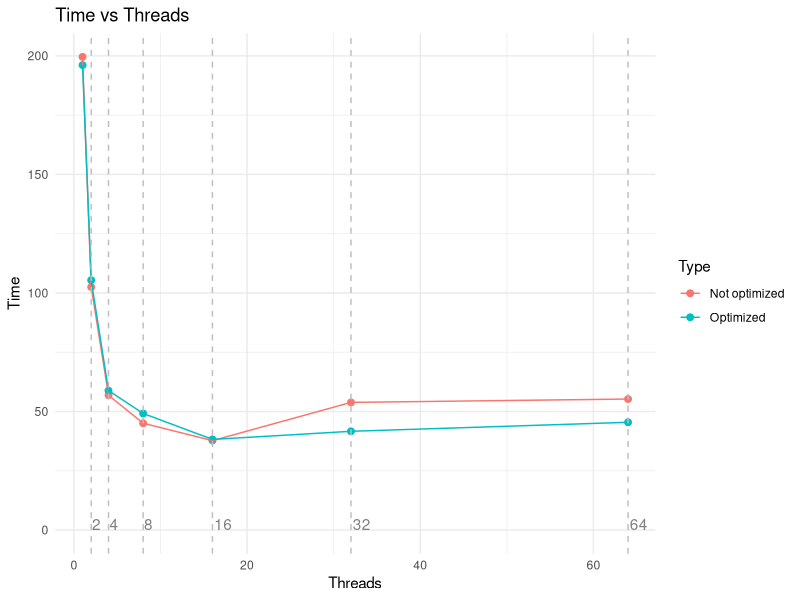
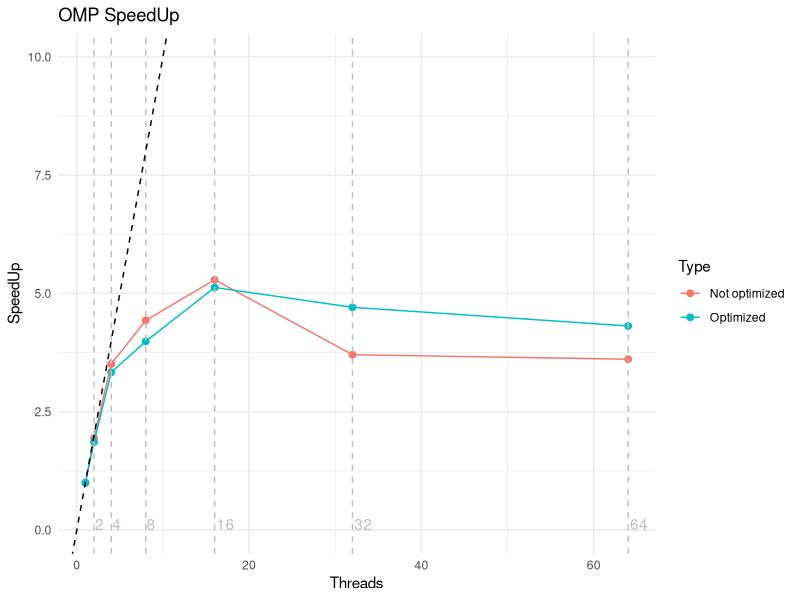

Recreate these plots in R, in order.
library(tidyverse)
library(ggplot2)
omp_timings<- read.csv("omp_scaling.csv")
omp_timings<- omp_timings%>%
  group_by(Threads) %>%
  summarise(Time = min(Time, na.rm = TRUE))
omp_timings$SpeedUp<- omp_timings$Time[1] / omp_timings$Time
omp_timings$Type= "Not optimized"

omp_timings_L1<- read.csv("omp_scaling_L1.csv")
omp_timings_L1<- omp_timings_L1%>%
  group_by(Threads) %>%
  summarise(Time = min(Time, na.rm = TRUE))
omp_timings_L1$SpeedUp<- omp_timings_L1$Time[1] / omp_timings_L1$Time
omp_timings_L1$Type= "Optimized"


df= rbind(omp_timings,omp_timings_L1)
df$Type=as.factor(df$Type)


df %>%
  ggplot(aes(x = Threads, y = Time, color = Type)) +
  geom_point(size=2)+
  geom_line() +
  geom_vline(xintercept = c(2,4,8,16,32,64), linetype = "dashed", color = "grey")+
  annotate("text", x = c(2,4,8,16,32,64), y = rep(0,6), label = c(2,4,8,16,32,64), 
           vjust = 0, hjust = -0.1,color="grey50")+
    labs(title = "Time vs Threads",
         x = "Threads",
         y = "Time") +
    theme_minimal()

df %>%
  ggplot(aes(x = Threads, y = SpeedUp, color = Type)) +
  geom_point(size=2)+
  geom_line() +
  geom_vline(xintercept = c(2,4,8,16,32,64), linetype = "dashed", color = "grey")+
  annotate("text", x = c(2,4,8,16,32,64), y = rep(0,6), label = c(2,4,8,16,32,64), 
           vjust = 0, hjust = -0.1,color="grey")+
  geom_abline(intercept = 0, slope = 1, linetype = "dashed", color = "black") +
  labs(title = "OMP SpeedUp",
       x = "Threads",
       y = "SpeedUp") +
  ylim(0,10)+
  theme_minimal()
